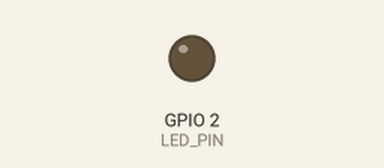
A sketch run on a simulated ESP32-S3. Parts: output pins drawn as LEDs (lit = HIGH). WiFi joins after 1.5 s; servers stay silent unless stated; what the sketch prints to the serial monitor is not drawn.

Above: at 0.1 s.
At 1.6 s:
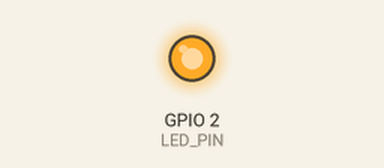
Timing chart, 0 to 3.1 s (numbered marks = the images above):
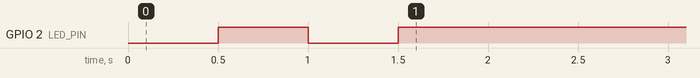

The sketch:

sketch.ino
```cpp
#include <WiFi.h>

const char* ssid = "Wokwi-GUEST";
const char* password = "";

#define LED_PIN 2

void setup() {
  Serial.begin(115200);
  pinMode(LED_PIN, OUTPUT);

  Serial.print("Connecting to WiFi...");
  WiFi.begin(ssid, password);

  // While waiting, we can still blink the LED or do other things!
  while (WiFi.status() != WL_CONNECTED) {
    delay(500); // Only blocking during the initial setup 'sync'
    Serial.print(".");
    digitalWrite(LED_PIN, !digitalRead(LED_PIN)); // Fast blink while connecting
  }

  Serial.println("\nConnected!");
  Serial.print("IP Address: ");
  Serial.println(WiFi.localIP());

  digitalWrite(LED_PIN, HIGH); // Solid light when connected
}

void loop() {
  // Your logic here
}
```
